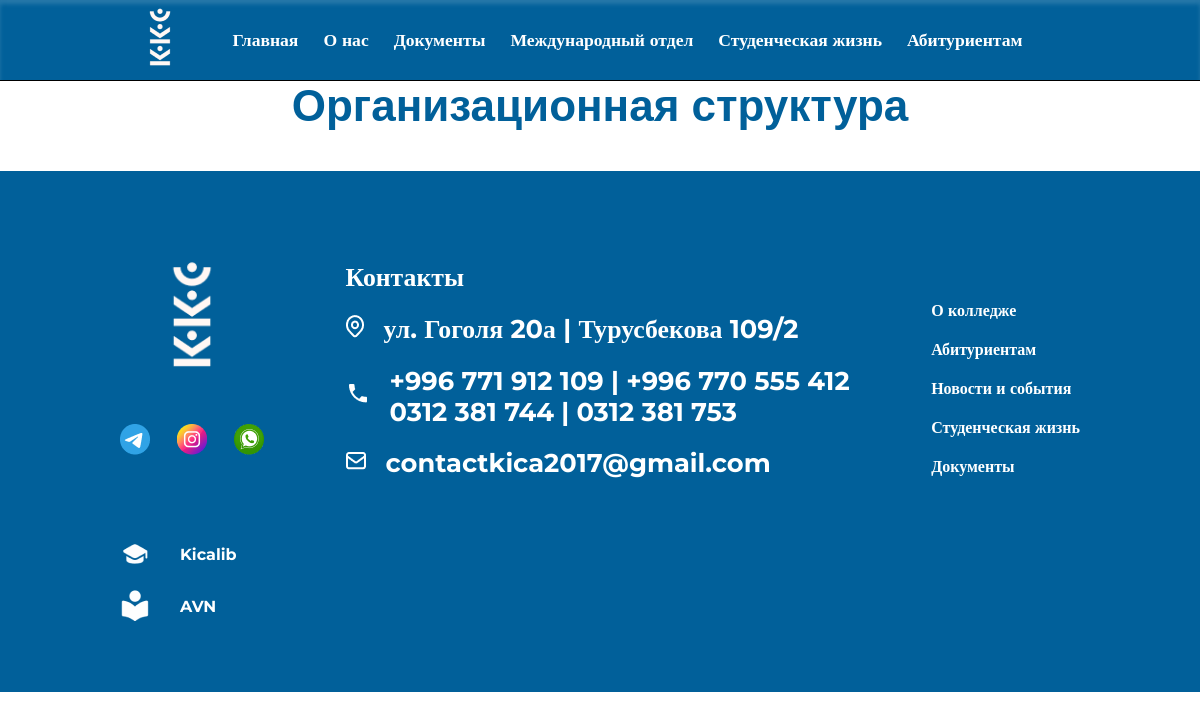
The app's page /documents_organization_structure/, older data.
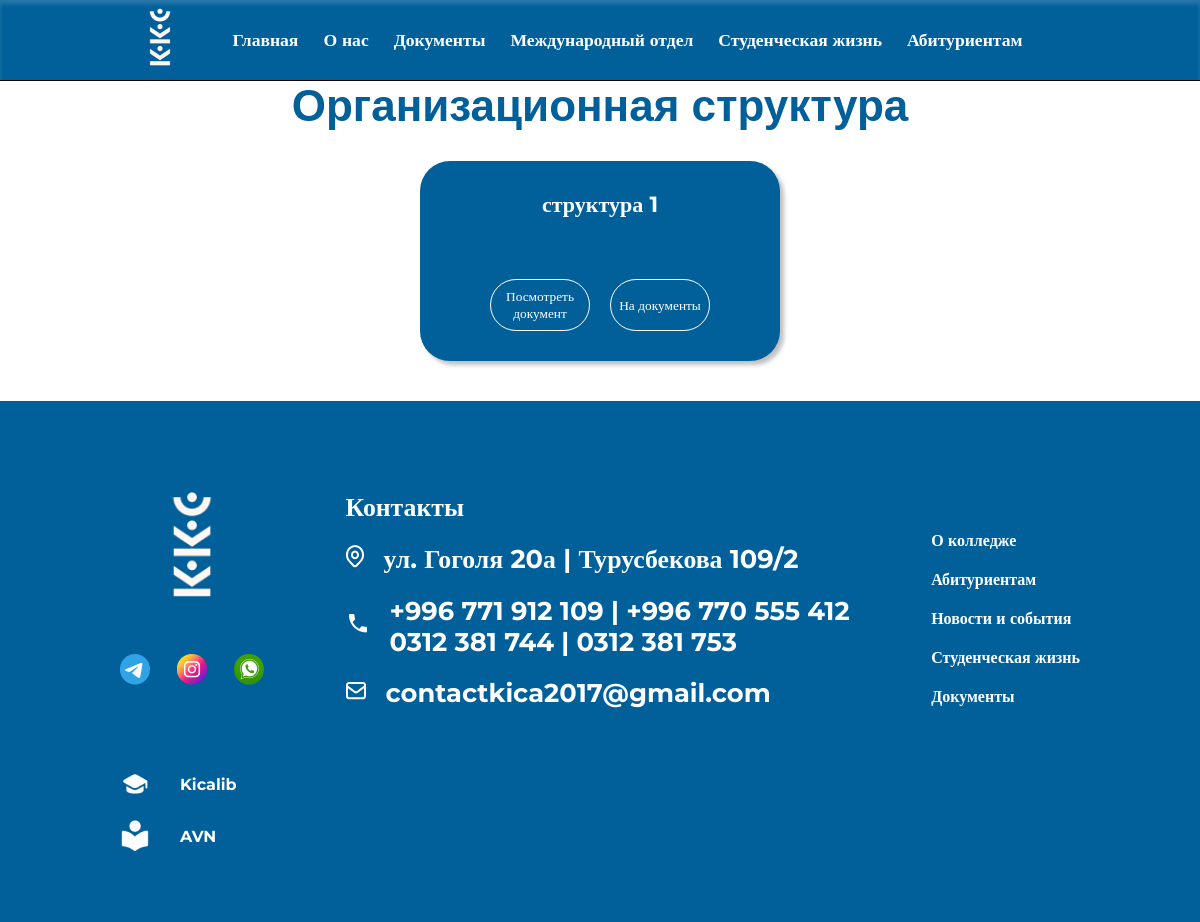
The same page, newer data.
### main_page/models.py (models this page shows, shortened)
class Contact(models.Model):
    street = models.CharField(max_length=100, verbose_name='Укажите улицу')
    number_1 = models.CharField(max_length=100, verbose_name='Укажите номер телефона 1')
    number_2 = models.CharField(max_length=100, verbose_name='Укажите номер телефона 2', blank=True)
    number_3 = models.CharField(max_length=100, verbose_name='Укажите номер телефона 3', blank=True)
    number_4 = models.CharField(max_length=100, verbose_name='Укажите номер телефона 4', blank=True)
    email = models.EmailField(verbose_name='Укажите EMAIL', default='@gmail.com')
    class Meta:
        verbose_name = 'контакт'
        verbose_name_plural = 'контакты'

### documents/models.py (models this page shows, shortened)
class Organizational_structure(models.Model):
    name_doc = models.CharField(max_length=100, verbose_name='укажите название документа')
    url_doc = models.URLField(verbose_name='Укажите путь из DRIVE для Организационной структуры', null=True)
    class Meta:
        verbose_name = 'организационная структура'
        verbose_name_plural = 'организационные структуры'

### documents/views.py (the view)
# urls.py: path('documents_organization_structure/', views.documents_organization_structure_view, name='documents_structure'),
def documents_organization_structure_view(request):
    if request.method == 'GET':
        structure_ = models.Organizational_structure.objects.filter().order_by('-id')
        context = {'structure_': structure_}
        return render(request, template_name='documents/structure_org/structure.html', context=context)

### main_page/context_processors.py (called while the page is built)
def contact_processor(request):
    contact = Contact.objects.all()
    return {'contact': contact}

### templates/documents/structure_org/structure.html
{% load static %}
{% include '../../header.html' %}
<link rel="stylesheet" href="{% static 'css/documents/component.css' %}">
<link rel="stylesheet" href="{% static 'css/documents/detailDoc.css' %}">
<br><br><br>
<h1 style="color: #01609A; text-align: center; font-family: Arial">Организационная структура</h1>
{% for i in structure_ %}
<div class="conteiner_doc_item">
    <div class="item">
        <h1 class="title_doc_item">{{ i.name_doc }}</h1>
        <div class="btns">
            <button class="view"><a target="_blank" href="{{ i.url_doc }}" style="color: white">Посмотреть документ</a></button>
            <button class="view"><a href="{% url 'documents' %}" style="color: white">На документы</a></button>
        </div>
    </div>
</div>
{% endfor %}
{% include '../../footer.html' %}

### templates/footer.html (shortened to what this page needs)
{% load static %}
<footer>
    <div class="foot_cont">
        <div class="logo">
            <div class="log_cont">
                <img src="{% static 'image_kkc/logo_transparent_blue 2.png' %}" alt="">
            </div>
            <div class="soc_net">
                <a href="#">
                    <img src="{% static 'image_kkc/soc_net/3337190045231025 1.png' %}" alt="">
                </a>
                <a href="#">
                    <img src="{% static 'image_kkc/soc_net/image 15.png' %}" alt="">
                </a>
                <a href="#">
                    <img src="{% static 'image_kkc/soc_net/image 16.png' %}" alt="">
                </a>
            </div>
        </div>
        <div class="contacts">
            <h3 class="contact_title">Контакты</h3>
            {% if contact %}
                {% for item in contact %}
                    <div class="contact_item">
                        <span>
                            <img src="{% static 'image_kkc/icon/Icon_location.png' %}" alt="">
                        </span>
                        <a href="#">
                            <h3>{{ item.street }}</h3>
                        </a>
                    </div>
                    <div class="contact_item">
                        <span>
                            <img src="{% static 'image_kkc/icon/local_phone.png' %}" alt="">
                        </span>
                        <a href="#">
                            <h3>{{ item.number_1 }} | {{ item.number_2 }}<br>
                                {{ item.number_3 }} | {{ item.number_4 }}</h3>
                        </a>
                    </div>
                    <div class="contact_item">
                        <span>
                            <img src="{% static 'image_kkc/icon/Icon.png' %}" alt="">
                        </span>
                        <a href="#">
                            <h3>{{ item.email }}</h3>
                        </a>
                    </div>
                {% endfor %}
            {% endif %}
        </div>
        <div class="nav_footer">
            <h6><a href="#" class="link_nav">О колледже</a></h6>
            <h6><a href="#" class="link_nav">Абитуриентам</a></h6>
            <h6><a href="#" class="link_nav">Новости и события</a></h6>
            <h6><a href="#" class="link_nav">Студенческая жизнь</a></h6>
            <h6><a href="#" class="link_nav">Документы</a></h6>
        </div>
        <div class="stud_tools">
            <div class="tool_1">
                <img src="{% static 'image_kkc/icon/kicalib.png' %}" alt="">
                <h6 class="footer_tool"><a class="tool_item" href="#">Kicalib</a></h6>
            </div>
            <div class="tool_1">
                <img src="{% static 'image_kkc/icon/avn.png' %}" alt="">
                <h6 class="footer_tool"><a class="tool_item" href="http://212.112.103.155:85/">AVN</a></h6>
            </div>
        </div>
    </div>
</footer>
</body>
</html>

Row changes from the older to the newer data that the page shows:
added Organizational_structure: name_doc "структура 1"
